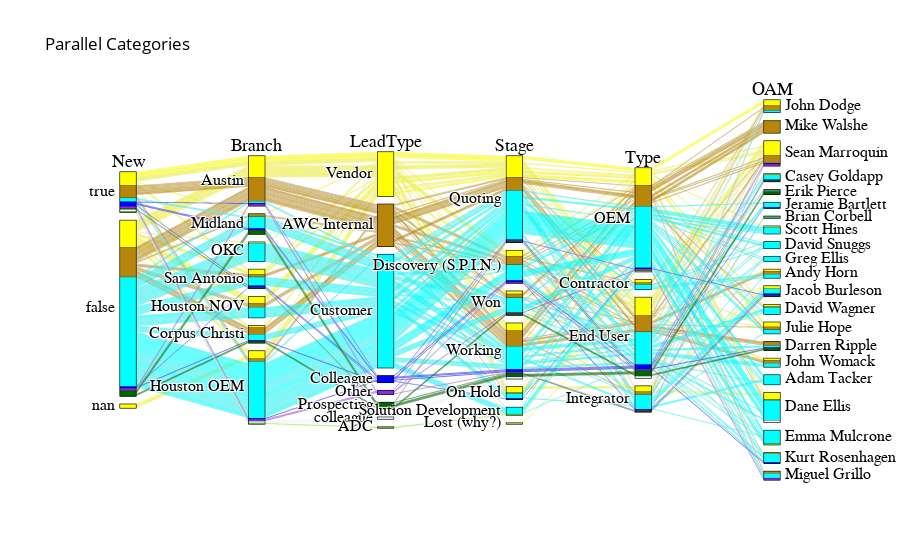

Notebook source saved alongside this figure:
### Code cell
import copy

ggroup_options = ['Div','Branch','OAM','LeadType','Customer',
    'Type','New','City, St','KeyVendor','Stage','UpdateDate']
group_options = ['Branch','LeadType','Type','New','Stage','OAM']
goptions = ['New','Branch','LeadType','Stage','Type','OAM']


d_code = {}
for d in goptions:
    d_code[d] = {j:i for i,j in enumerate(df_num[d].unique())}


df_parcat = copy.copy(df_num)

dimensions = []
for d in goptions:
    
    uniques = [j for i,j in enumerate(df_parcat[d].unique())]
    codes = [i for i,j in enumerate(df_parcat[d].unique())]
    
    df_parcat[d] = df_parcat[d].replace(uniques,codes)
    dimensions.append(go.parcats.Dimension(
        values=df_parcat[d],
        label=d,
        categoryarray=list(d_code[d].values()),
        ticktext=list(d_code[d].keys()),
        ))


colorlist = ['mediumturquoise', 'mediumvioletred', 'midnightblue',
            'mintcream', 'mistyrose', 'moccasin', 'navajowhite', 'navy',
            'oldlace', 'olive', 'olivedrab', 'orange', 'pink',
            'orchid', 'palegoldenrod', 'palegreen', 'paleturquoise',
            'black', 'papayawhip', 'orange', 'peru', 'pink',
             'aliceblue', 'red', 'aqua', 'aquamarine', 'azure',
            'beige', 'bisque', 'black', 'blanchedalmond', 'blue',
            'blueviolet', 'brown', 'burlywood', 'cadetblue',
            'chartreuse', 'chocolate', 'coral', 'cornflowerblue',
            'cornsilk', 'crimson', 'cyan', 'darkblue', 'darkcyan',
            'darkgoldenrod', 'darkgray', 'darkgrey', 'darkgreen',
            'darkkhaki']    
colordict = {'Branch':['greenyellow', 'orange', 'hotpink', 'darkgreen','cyan','brown','blueviolet'],
             'LeadType':['yellow','darkgoldenrod','aqua','blue','blueviolet','darkgreen','aliceblue','lawngreen'],
             'Type':['Orange','green','cyan','violet'],
             'New':['cadetblue', 'burlywood', 'brown'],
             'Stage':['palegoldenrod', 'forestgreen', 'paleturquoise','orange','brown', 'palegreen', 'fuchsia'],
             'OAM':['orchid', 'palegoldenrod', 'palegreen', 'paleturquoise',
                'tomato', 'turquoise','violet', 'darkgreen', 'peru', 'pink',
                'plum', 'powderblue', 'purple', 'red', 'rosybrown',
                'royalblue', 'saddlebrown', 'salmon', 'sandybrown',
                'seagreen', 'seashell', 'gold', 'silver', 'skyblue',]}
    
#np.random.choice(5, 3)
dimension = "LeadType"
# Create parcats trace
color = df_parcat[dimension];
#colorscale = [[0, 'lightsteelblue'], [1, 'mediumseagreen']];
#colorscale = [[color.unique()[i],colorlist[i]] for i in range(len(color.unique()))]
colorscale = colorlist;



fig = go.Figure(data = [go.Parcats(dimensions=dimensions,
        line={'color': color, 'colorscale': list(colordict[dimension])},
        hoveron='color', hoverinfo='count+probability',
        labelfont={'size': 18, 'family': 'Times'},
        tickfont={'size': 16, 'family': 'Times'},
        arrangement='freeform')])


title = "Parallel Categories"
fig.update_layout(title = title,
                  #width=1750,
                  #height=500,
                  font=dict(
                      #family="Courier New, monospace",
                      size=12,
                      color="#000000"
                        )
                 )
fig.show()

### Figure 1 — Plotly figure (JSON) as saved in the notebook; plotly's stock layout.template omitted (floating-point values rounded to 4 significant figures; data arrays with more than 128 entries replaced by an {"elided": "..."} marker saying what was removed)
{"data": [{"arrangement": "freeform", "dimensions": [{"categoryarray": [0, 1, 2], "label": "New", "ticktext": [true, false, "nan"], "values": {"elided": "229 int values"}}, {"categoryarray": [0, 1, 2, 3, 4, 5, 6], "label": "Branch", "ticktext": ["Austin", "Midland", "OKC", "San Antonio", "Houston NOV", "Corpus Christi", "Houston OEM"], "values": {"elided": "229 int values"}}, {"categoryarray": [0, 1, 2, 3, 4, 5, 6, 7], "label": "LeadType", "ticktext": ["Vendor", "AWC Internal", "Customer", "Colleague", "Other", "Prospecting", "colleague", "ADC"], "values": {"elided": "229 int values"}}, {"categoryarray": [0, 1, 2, 3, 4, 5, 6], "label": "Stage", "ticktext": ["Quoting", "Discovery (S.P.I.N.)", "Won", "Working", "On Hold", "Solution Development", "Lost (why?)"], "values": {"elided": "229 int values"}}, {"categoryarray": [0, 1, 2, 3], "label": "Type", "ticktext": ["OEM", "Contractor", "End User", "Integrator"], "values": {"elided": "229 int values"}}, {"categoryarray": [0, 1, 2, 3, 4, 5, 6, 7, 8, 9, 10, 11, 12, 13, 14, 15, 16, 17, 18, 19, 20], "label": "OAM", "ticktext": ["John Dodge", "Mike Walshe", "Sean Marroquin", "Casey Goldapp", "Erik Pierce", "Jeramie Bartlett", "Brian Corbell", "Scott Hines", "David Snuggs", "Greg Ellis", "Andy Horn", "Jacob Burleson", "David Wagner", "Julie Hope", "Darren Ripple", "John Womack", "Adam Tacker", "Dane Ellis", "Emma Mulcrone", "Kurt Rosenhagen", "Miguel Grillo"], "values": {"elided": "229 int values"}}], "hoverinfo": "count+probability", "hoveron": "color", "labelfont": {"family": "Times", "size": 18}, "line": {"color": {"elided": "229 int values"}, "colorscale": [[0, "yellow"], [0.1429, "darkgoldenrod"], [0.2857, "aqua"], [0.4286, "blue"], [0.5714, "blueviolet"], [0.7143, "darkgreen"], [0.8571, "aliceblue"], [1, "lawngreen"]]}, "tickfont": {"family": "Times", "size": 16}, "type": "parcats"}], "layout": {"font": {"color": "#000000", "size": 12}, "title": {"text": "Parallel Categories"}}}
